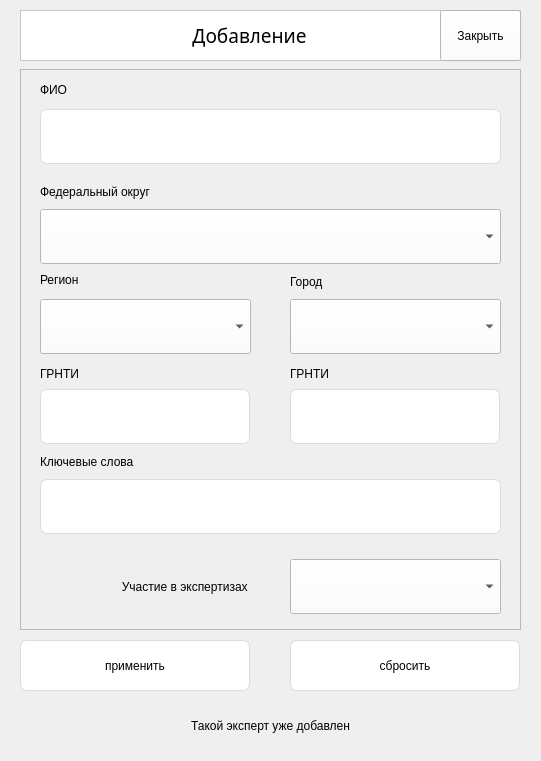
     <widget class="QWidget" name="addexpert_widget" native="true">
      <property name="geometry">
       <rect>
        <x>980</x>
        <y>0</y>
        <width>541</width>
        <height>761</height>
       </rect>
      </property>
      <property name="autoFillBackground">
       <bool>false</bool>
      </property>
      <property name="styleSheet">
       <string notr="true"/>
      </property>
      <widget class="QFrame" name="addexpert_window">
       <property name="geometry">
        <rect>
         <x>20</x>
         <y>69</y>
         <width>501</width>
         <height>561</height>
        </rect>
       </property>
       <property name="styleSheet">
        <string notr="true"/>
       </property>
       <property name="frameShape">
        <enum>QFrame::StyledPanel</enum>
       </property>
       <property name="frameShadow">
        <enum>QFrame::Raised</enum>
       </property>
       <widget class="QLabel" name="addexpert_reg_label">
        <property name="geometry">
         <rect>
          <x>20</x>
          <y>100</y>
          <width>461</width>
          <height>45</height>
         </rect>
        </property>
        <property name="styleSheet">
         <string notr="true">border: none;
font: 12pt &quot;Segoe UI&quot;;
</string>
        </property>
        <property name="lineWidth">
         <number>0</number>
        </property>
        <property name="text">
         <string>Федеральный округ</string>
        </property>
       </widget>
       <widget class="QLabel" name="addexpert_city_label">
        <property name="geometry">
         <rect>
          <x>270</x>
          <y>190</y>
          <width>211</width>
          <height>45</height>
         </rect>
        </property>
        <property name="styleSheet">
         <string notr="true">border: none;
font: 12pt &quot;Segoe UI&quot;;
</string>
        </property>
        <property name="lineWidth">
         <number>0</number>
        </property>
        <property name="text">
         <string>Город</string>
        </property>
       </widget>
       <widget class="QLabel" name="addexpert_grnti_label">
        <property name="geometry">
         <rect>
          <x>20</x>
          <y>290</y>
          <width>211</width>
          <height>30</height>
         </rect>
        </property>
        <property name="styleSheet">
         <string notr="true">border: none;
font: 12pt &quot;Segoe UI&quot;;
</string>
        </property>
        <property name="lineWidth">
         <number>0</number>
        </property>
        <property name="text">
         <string>ГРНТИ</string>
        </property>
       </widget>
       <widget class="QLabel" name="addexpert_keyword_label">
        <property name="geometry">
         <rect>
          <x>20</x>
          <y>370</y>
          <width>461</width>
          <height>45</height>
         </rect>
        </property>
        <property name="styleSheet">
         <string notr="true">border: none;
font: 12pt &quot;Segoe UI&quot;;
</string>
        </property>
        <property name="lineWidth">
         <number>0</number>
        </property>
        <property name="text">
         <string>Ключевые слова</string>
        </property>
       </widget>
       <widget class="QComboBox" name="addexpert_reg_comboBox">
        <property name="geometry">
         <rect>
          <x>20</x>
          <y>140</y>
          <width>461</width>
          <height>55</height>
         </rect>
        </property>
        <property name="styleSheet">
         <string notr="true">background-color: rgb(255, 255, 255);</string>
        </property>
       </widget>
       <widget class="QLineEdit" name="addexpert_grnti_lineEdit">
        <property name="geometry">
         <rect>
          <x>20</x>
          <y>320</y>
          <width>210</width>
          <height>55</height>
         </rect>
        </property>
        <property name="styleSheet">
         <string notr="true">background-color: rgb(255, 255, 255);
border-style: solid;
border-width: 1px;
border-color: rgb(220, 220, 220);
border-radius: 7px;</string>
        </property>
       </widget>
       <widget class="QLineEdit" name="addexpert_keywords_lineEdit">
        <property name="geometry">
         <rect>
          <x>20</x>
          <y>410</y>
          <width>461</width>
          <height>55</height>
         </rect>
        </property>
        <property name="styleSheet">
         <string notr="true">background-color: rgb(255, 255, 255);
border-style: solid;
border-width: 1px;
border-color: rgb(220, 220, 220);
border-radius: 7px;</string>
        </property>
       </widget>
       <widget class="QLineEdit" name="addexpert_name_lineEdit">
        <property name="geometry">
         <rect>
          <x>20</x>
          <y>40</y>
          <width>461</width>
          <height>55</height>
         </rect>
        </property>
        <property name="styleSheet">
         <string notr="true">background-color: rgb(255, 255, 255);
border-style: solid;
border-width: 1px;
border-color: rgb(220, 220, 220);
border-radius: 7px;</string>
        </property>
       </widget>
       <widget class="QLabel" name="addexpert_name_label">
        <property name="geometry">
         <rect>
          <x>20</x>
          <y>10</y>
          <width>461</width>
          <height>21</height>
         </rect>
        </property>
        <property name="styleSheet">
         <string notr="true">border: none;
font: 12pt &quot;Segoe UI&quot;;
</string>
        </property>
        <property name="text">
         <string>ФИО</string>
        </property>
       </widget>
       <widget class="QLineEdit" name="addexpert_grnti2_lineEdit">
        <property name="geometry">
         <rect>
          <x>270</x>
          <y>320</y>
          <width>210</width>
          <height>55</height>
         </rect>
        </property>
        <property name="styleSheet">
         <string notr="true">background-color: rgb(255, 255, 255);
border-style: solid;
border-width: 1px;
border-color: rgb(220, 220, 220);
border-radius: 7px;
height: 35px;</string>
        </property>
       </widget>
       <widget class="QLabel" name="addexpert_grnti2_label">
        <property name="geometry">
         <rect>
          <x>270</x>
          <y>290</y>
          <width>211</width>
          <height>30</height>
         </rect>
        </property>
        <property name="styleSheet">
         <string notr="true">border: none;
font: 12pt &quot;Segoe UI&quot;;
</string>
        </property>
        <property name="text">
         <string>ГРНТИ</string>
        </property>
       </widget>
       <widget class="QLabel" name="addexpert_region_label">
        <property name="geometry">
         <rect>
          <x>20</x>
          <y>200</y>
          <width>211</width>
          <height>21</height>
         </rect>
        </property>
        <property name="styleSheet">
         <string notr="true">border: none;
font: 12pt &quot;Segoe UI&quot;;
</string>
        </property>
        <property name="text">
         <string>Регион</string>
        </property>
       </widget>
       <widget class="QComboBox" name="addexpert_city_comboBox">
        <property name="geometry">
         <rect>
          <x>270</x>
          <y>230</y>
          <width>211</width>
          <height>55</height>
         </rect>
        </property>
        <property name="styleSheet">
         <string notr="true">background-color: rgb(255, 255, 255);</string>
        </property>
       </widget>
       <widget class="QComboBox" name="addexpert_region_comboBox">
        <property name="geometry">
         <rect>
          <x>20</x>
          <y>230</y>
          <width>211</width>
          <height>55</height>
         </rect>
        </property>
        <property name="styleSheet">
         <string notr="true">background-color: rgb(255, 255, 255);</string>
        </property>
       </widget>
       <widget class="QLabel" name="addexpert_takepart_label">
        <property name="geometry">
         <rect>
          <x>20</x>
          <y>490</y>
          <width>211</width>
          <height>55</height>
         </rect>
        </property>
        <property name="styleSheet">
         <string notr="true">border: none;
font: 12pt &quot;Segoe UI&quot;;</string>
        </property>
        <property name="lineWidth">
         <number>0</number>
        </property>
        <property name="text">
         <string>Участие в экспертизах </string>
        </property>
        <property name="alignment">
         <set>Qt::AlignRight|Qt::AlignTrailing|Qt::AlignVCenter</set>
        </property>
       </widget>
       <widget class="QComboBox" name="addexpert_takepart_comboBox">
        <property name="geometry">
         <rect>
          <x>270</x>
          <y>490</y>
          <width>211</width>
          <height>55</height>
         </rect>
        </property>
        <property name="styleSheet">
         <string notr="true">background-color: rgb(255, 255, 255);</string>
        </property>
       </widget>
      </widget>
      <widget class="QPushButton" name="addexpert_apply_button">
       <property name="geometry">
        <rect>
         <x>20</x>
         <y>640</y>
         <width>230</width>
         <height>51</height>
        </rect>
       </property>
       <property name="cursor">
        <cursorShape>PointingHandCursor</cursorShape>
       </property>
       <property name="styleSheet">
        <string notr="true">font: 12pt &quot;Segoe UI&quot;;
background-color: rgb(255, 255, 255);
border-style: solid;
border-width: 1px;
border-color: rgb(220, 220, 220);
border-radius: 7px;</string>
       </property>
       <property name="text">
        <string>применить</string>
       </property>
      </widget>
      <widget class="QFrame" name="addexpert_title_frame">
       <property name="geometry">
        <rect>
         <x>20</x>
         <y>10</y>
         <width>501</width>
         <height>51</height>
        </rect>
       </property>
       <property name="styleSheet">
        <string notr="true">background-color: rgb(255, 255, 255);
</string>
       </property>
       <property name="frameShape">
        <enum>QFrame::StyledPanel</enum>
       </property>
       <property name="frameShadow">
        <enum>QFrame::Raised</enum>
       </property>
       <widget class="QLabel" name="addexpert_title">
        <property name="geometry">
         <rect>
          <x>19</x>
          <y>10</y>
          <width>421</width>
          <height>31</height>
         </rect>
        </property>
        <property name="sizePolicy">
         <sizepolicy hsizetype="Preferred" vsizetype="Ignored">
          <horstretch>0</horstretch>
          <verstretch>0</verstretch>
         </sizepolicy>
        </property>
        <property name="font">
         <font>
          <family>Bahnschrift</family>
          <pointsize>14</pointsize>
          <weight>9</weight>
          <italic>false</italic>
          <bold>false</bold>
         </font>
        </property>
        <property name="styleSheet">
         <string notr="true">border: none;
font: 75 14pt &quot;Bahnschrift&quot;;</string>
        </property>
        <property name="lineWidth">
         <number>0</number>
        </property>
        <property name="text">
         <string>Добавление</string>
        </property>
        <property name="alignment">
         <set>Qt::AlignCenter</set>
        </property>
       </widget>
       <widget class="QPushButton" name="addexpert_close_button">
        <property name="geometry">
         <rect>
          <x>420</x>
          <y>0</y>
          <width>81</width>
          <height>51</height>
         </rect>
        </property>
        <property name="cursor">
         <cursorShape>PointingHandCursor</cursorShape>
        </property>
        <property name="text">
         <string>Закрыть</string>
        </property>
       </widget>
      </widget>
      <widget class="QLabel" name="warning_addexpert_label">
       <property name="geometry">
        <rect>
         <x>20</x>
         <y>705</y>
         <width>501</width>
         <height>41</height>
        </rect>
       </property>
       <property name="styleSheet">
        <string notr="true"/>
       </property>
       <property name="text">
        <string>Такой эксперт уже добавлен</string>
       </property>
       <property name="alignment">
        <set>Qt::AlignCenter</set>
       </property>
      </widget>
      <widget class="QPushButton" name="addexpert_reset_button">
       <property name="geometry">
        <rect>
         <x>290</x>
         <y>640</y>
         <width>230</width>
         <height>51</height>
        </rect>
       </property>
       <property name="cursor">
        <cursorShape>PointingHandCursor</cursorShape>
       </property>
       <property name="styleSheet">
        <string notr="true">font: 12pt &quot;Segoe UI&quot;;
background-color: rgb(255, 255, 255);
border-style: solid;
border-width: 1px;
border-color: rgb(220, 220, 220);
border-radius: 7px;
height: 35px;</string>
       </property>
       <property name="text">
        <string>сбросить</string>
       </property>
      </widget>
     </widget>
